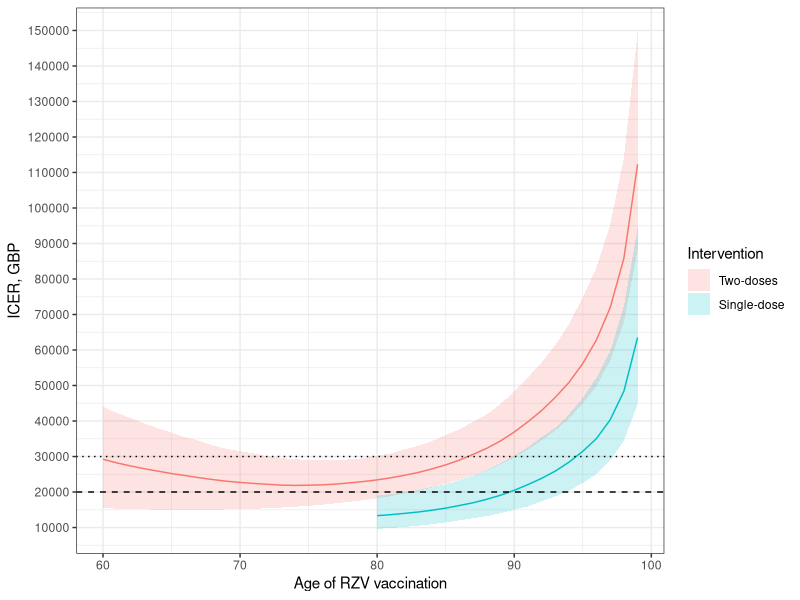
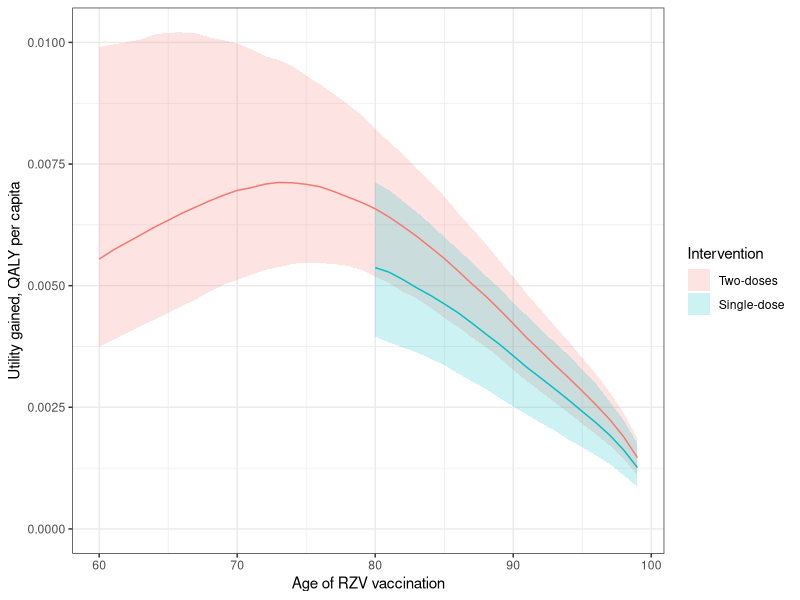
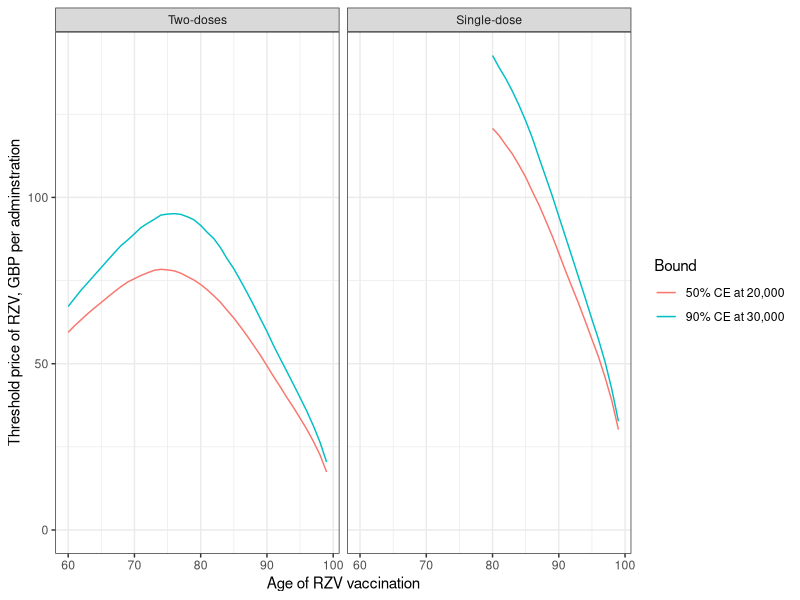
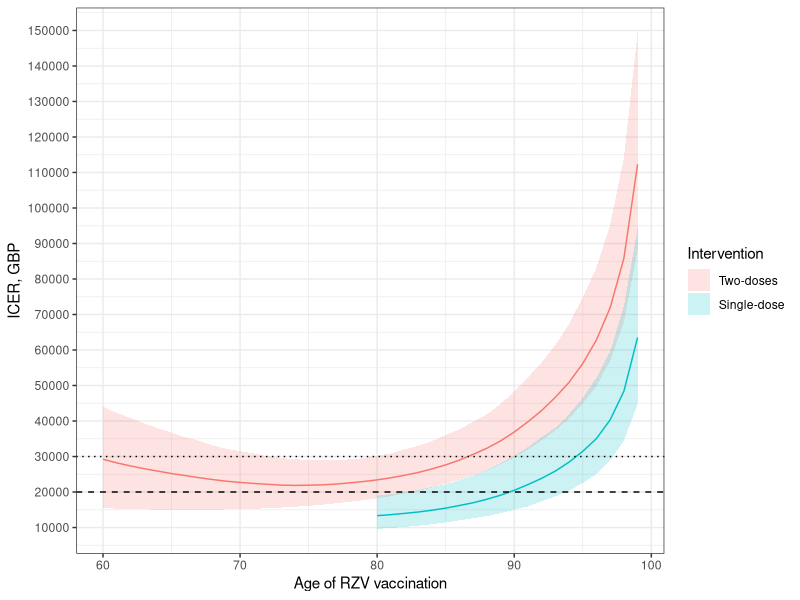
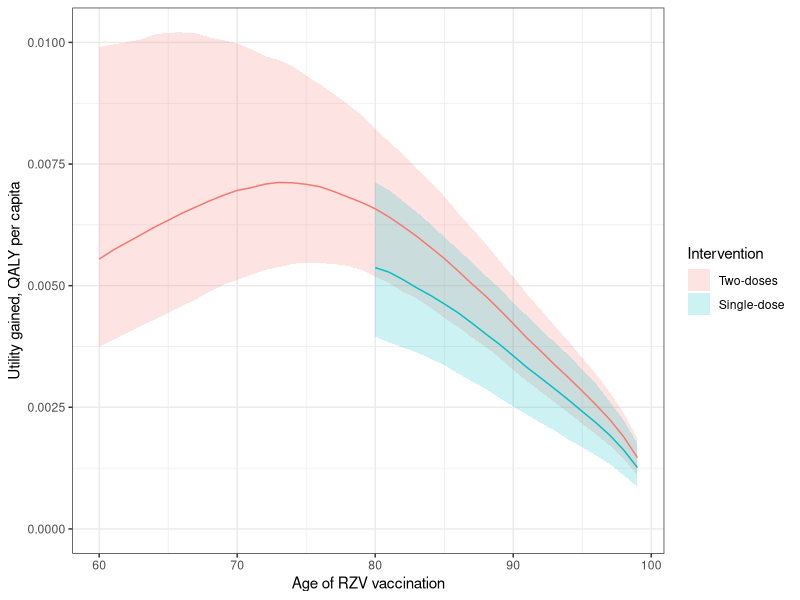
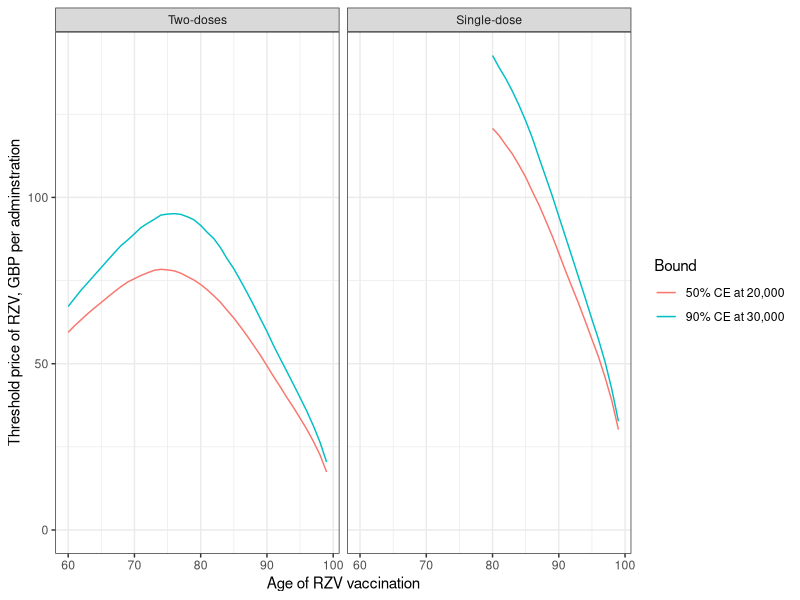
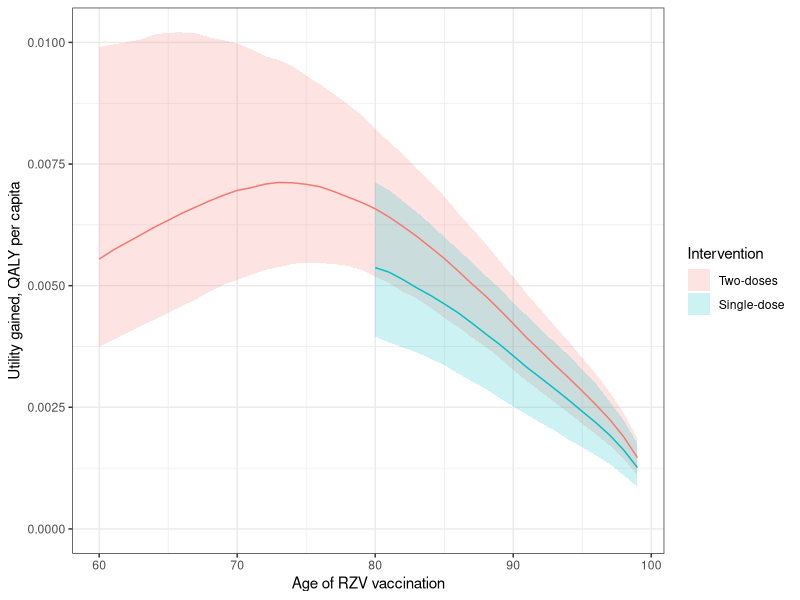
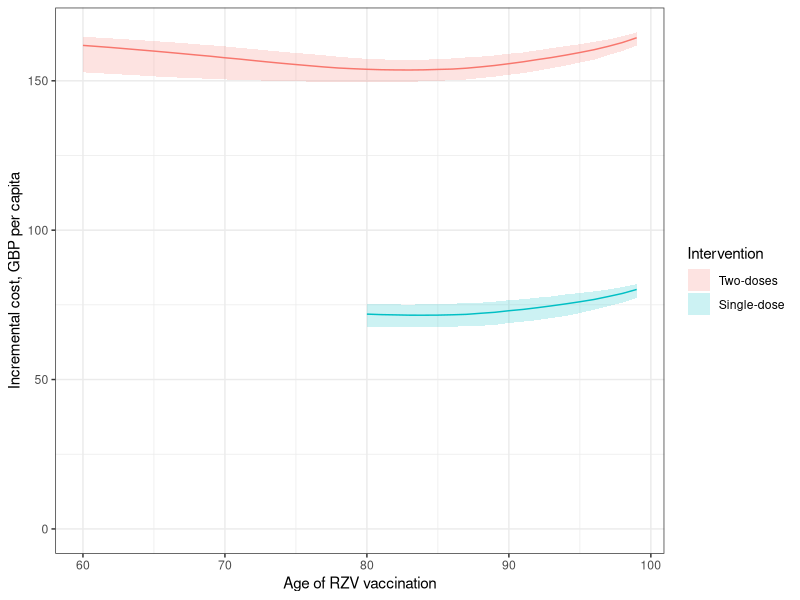

The R script that drew these images, in order: (Note: this script raises an error after producing the figures.)
library(tidyverse)

theme_set(theme_bw())



stats_ce <- read_csv(here::here("docs", "tabs", "stats_ce_rzv_realworld.csv"))

ce <- stats_ce %>% 
  select(Scenario:N0, ends_with(c("_A", "_M", "L", "U"))) %>% 
  pivot_longer(ends_with(c("_A", "_M", "L", "U")), names_to = c("Index", "name"), names_pattern = "(\\S+)_(A|M|L|U)") %>% 
  pivot_wider()

thres <- stats_ce %>% 
  select(Scenario:N0, starts_with("Thre"))



g_icer <- ce %>% 
  
  filter(Index == "ICER") %>% 
  filter(Arm == "Vac" | Age0 >= 80) %>% 
  ggplot(aes(x = Age0)) +
  geom_ribbon(aes(ymin = L, ymax = U, fill = Arm), alpha = 0.2) +
  geom_line(aes(y = M, colour = Arm)) +
  geom_hline(yintercept = 2e4, linetype = 2) +
  geom_hline(yintercept = 3e4, linetype = 3) +
  scale_y_continuous("ICER, GBP", breaks = 0:15 * 1e4) +
  scale_x_continuous("Age of RZV vaccination") +
  scale_fill_discrete("Intervention", labels = c(Vac = "Two-doses", Vac1 = "Single-dose")) +
  guides(colour = guide_none())

g_icer


g_e <- ce %>% 
  filter(Index == "dQ_All_d") %>% 
  filter(Arm == "Vac" | Age0 >= 80) %>% 
  ggplot(aes(x = Age0)) +
  geom_ribbon(aes(ymin = L, ymax = U, fill = Arm), alpha = 0.2) +
  geom_line(aes(y = M, colour = Arm)) +
  scale_y_continuous("Utility gained, QALY per capita") +
  scale_x_continuous("Age of RZV vaccination") +
  scale_fill_discrete("Intervention", labels = c(Vac = "Two-doses", Vac1 = "Single-dose")) +
  guides(colour = guide_none()) +
  expand_limits(y = 0)

g_e


g_c <- ce %>% 
  filter(Index == "dC_All_d") %>% 
  filter(Arm == "Vac" | Age0 >= 80) %>% 
  ggplot(aes(x = Age0)) +
  geom_ribbon(aes(ymin = L, ymax = U, fill = Arm), alpha = 0.2) +
  geom_line(aes(y = M, colour = Arm)) +
  scale_y_continuous("Incremental cost, GBP per capita") +
  scale_x_continuous("Age of RZV vaccination") +
  scale_fill_discrete("Intervention", labels = c(Vac = "Two-doses", Vac1 = "Single-dose")) +
  guides(colour = guide_none()) +
  expand_limits(y = 0)

g_thres <- stats_ce %>% 
  filter(Arm == "Vac" | Age0 >= 80) %>% 
  ggplot(aes(x = Age0)) +
  geom_line(aes(x = Age0, y = Thres20_50, colour = "50% CE at 20,000")) +
  geom_line(aes(x = Age0, y = Thres30_90, colour = "90% CE at 30,000")) +
  scale_y_continuous("Threshold price of RZV, GBP per adminstration") +
  scale_x_continuous("Age of RZV vaccination") +
  scale_colour_discrete("Bound") +
  facet_wrap(.~Arm, labeller = labeller(Arm = c(Vac = "Two-doses", Vac1 = "Single-dose"))) +
  expand_limits(y = 0)

g_thres



ggsave(g_e, filename = here::here("docs", "figs", "g_rzv_de.png"), width = 8, height = 5)
ggsave(g_c, filename = here::here("docs", "figs", "g_rzv_dc.png"), width = 8, height = 5)
ggsave(g_icer, filename = here::here("docs", "figs", "g_rzv_icer.png"), width = 8, height = 5)
ggsave(g_thres, filename = here::here("docs", "figs", "g_rzv_thres.png"), width = 8, height = 5)


## IC real world
stats_ce <- read_csv(here::here("docs", "tabs", "stats_ce_rzv_ic_realworld.csv"))

ce <- stats_ce %>% 
  select(Scenario:N0, ends_with(c("_A", "_M", "L", "U"))) %>% 
  pivot_longer(ends_with(c("_A", "_M", "L", "U")), names_to = c("Index", "name"), names_pattern = "(\\S+)_(A|M|L|U)") %>% 
  pivot_wider()

thres <- stats_ce %>% 
  select(Scenario:N0, starts_with("Thre"))



g_icer <- ce %>% 
  
  filter(Index == "ICER") %>% 
  filter(Arm == "Vac" | Age0 >= 80) %>% 
  ggplot(aes(x = Age0)) +
  geom_ribbon(aes(ymin = L, ymax = U, fill = Arm), alpha = 0.2) +
  geom_line(aes(y = M, colour = Arm)) +
  geom_hline(yintercept = 2e4, linetype = 2) +
  geom_hline(yintercept = 3e4, linetype = 3) +
  scale_y_continuous("ICER, GBP", breaks = 0:15 * 1e4) +
  scale_x_continuous("Age of RZV vaccination") +
  scale_fill_discrete("Intervention", labels = c(Vac = "Two-doses", Vac1 = "Single-dose")) +
  guides(colour = guide_none())

g_icer


g_e <- ce %>% 
  filter(Index == "dQ_All_d") %>% 
  filter(Arm == "Vac" | Age0 >= 80) %>% 
  ggplot(aes(x = Age0)) +
  geom_ribbon(aes(ymin = L, ymax = U, fill = Arm), alpha = 0.2) +
  geom_line(aes(y = M, colour = Arm)) +
  scale_y_continuous("Utility gained, QALY per capita") +
  scale_x_continuous("Age of RZV vaccination") +
  scale_fill_discrete("Intervention", labels = c(Vac = "Two-doses", Vac1 = "Single-dose")) +
  guides(colour = guide_none()) +
  expand_limits(y = 0)

g_e


g_c <- ce %>% 
  filter(Index == "dC_All_d") %>% 
  filter(Arm == "Vac" | Age0 >= 80) %>% 
  ggplot(aes(x = Age0)) +
  geom_ribbon(aes(ymin = L, ymax = U, fill = Arm), alpha = 0.2) +
  geom_line(aes(y = M, colour = Arm)) +
  scale_y_continuous("Incremental cost, GBP per capita") +
  scale_x_continuous("Age of RZV vaccination") +
  scale_fill_discrete("Intervention", labels = c(Vac = "Two-doses", Vac1 = "Single-dose")) +
  guides(colour = guide_none()) +
  expand_limits(y = 0)

g_thres <- stats_ce %>% 
  filter(Arm == "Vac" | Age0 >= 80) %>% 
  ggplot(aes(x = Age0)) +
  geom_line(aes(x = Age0, y = Thres20_50, colour = "50% CE at 20,000")) +
  geom_line(aes(x = Age0, y = Thres30_90, colour = "90% CE at 30,000")) +
  scale_y_continuous("Threshold price of RZV, GBP per adminstration") +
  scale_x_continuous("Age of RZV vaccination") +
  scale_colour_discrete("Bound") +
  facet_wrap(.~Arm, labeller = labeller(Arm = c(Vac = "Two-doses", Vac1 = "Single-dose"))) +
  expand_limits(y = 0)

g_thres

stats_ce %>% 
  filter(Arm == "Vac" & Age0 %in% seq(70, 100, 5)) %>% 
  select(Age0, Arm, Thres20_50) 


ggsave(g_e, filename = here::here("docs", "figs", "g_rzv_ic_de.png"), width = 8, height = 5)
ggsave(g_c, filename = here::here("docs", "figs", "g_rzv_ic_dc.png"), width = 8, height = 5)
ggsave(g_icer, filename = here::here("docs", "figs", "g_rzv_ic_icer.png"), width = 8, height = 5)
ggsave(g_thres, filename = here::here("docs", "figs", "g_rzv_ic_thres.png"), width = 8, height = 5)



stats_ce <- read_csv(here::here("docs", "tabs", "stats_ce_zvl2rzv_realworld.csv"))

labs_arm <- c(ReVac_RZV_2d = "Two-doses", ReVac_RZV_1d = "Single-dose")


ce <- stats_ce %>% 
  select(Scenario:Year0 , ends_with(c("_A", "_M", "L", "U"))) %>% 
  pivot_longer(ends_with(c("_A", "_M", "L", "U")), names_to = c("Index", "name"), names_pattern = "(\\S+)_(A|M|L|U)") %>% 
  pivot_wider()

thres <- stats_ce %>% 
  select(Scenario:Year0, starts_with("Thre"))


g_icer <- ce %>% 
  filter(Age0 %in% c(60, 65, 70, 75, 80, 85, 90)) %>% 
  filter(Index == "ICER") %>% 
  filter(Scenario != "Overall") %>% 
  filter(Arm %in% c("ReVac_RZV1", "ReVac_RZV2")) %>% 
  ggplot(aes(x = Age1)) +
  geom_ribbon(aes(ymin = L, ymax = U, fill = Arm), alpha = 0.2) +
  geom_line(aes(x = Age1, y = M, colour = Arm)) +
  geom_vline(aes(xintercept = Age0), linetype = 2) +
  geom_text(aes(x = Age0, y = 0), label = "ZVL vaccination", angle = 90, hjust = 0, vjust = 1.2) +
  geom_hline(yintercept = 2e4, linetype = 2) +
  geom_hline(yintercept = 3e4, linetype = 2) +
  scale_x_continuous("Age for RZV revaccination") +
  scale_y_continuous("ICER") +
  scale_fill_discrete("RZV \nvaccination", labels = labs_arm) +
  guides(colour = guide_none()) +
  facet_wrap(.~Age0) +
  expand_limits(y = 0)

g_icer


g_e <- ce %>% 
  filter(Age0 %in% c(60, 65, 70, 75, 80, 85, 90)) %>% 
  filter(Index == "dQ_All_d") %>% 
  filter(Scenario != "Overall") %>% 
  filter(Arm %in% c("ReVac_RZV1", "ReVac_RZV2")) %>% 
  ggplot(aes(x = Age1)) +
  geom_ribbon(aes(ymin = L, ymax = U, fill = Arm), alpha = 0.2) +
  geom_vline(aes(xintercept = Age0), linetype = 2) +
  geom_text(aes(x = Age0, y = 0), label = "ZVL vaccination", angle = 90, hjust = 0, vjust = 1.2) +
  geom_line(aes(y = M, colour = Arm)) +
  scale_y_continuous("Utility gained, QALY per capita") +
  scale_x_continuous("Age for RZV revaccination") +
  scale_fill_discrete("RZV \nvaccination", labels = labs_arm) +
  guides(colour = guide_none()) +
  facet_wrap(.~Age0) +
  expand_limits(y = 0)

g_e


g_c <- ce %>% 
  filter(Age0 %in% c(60, 65, 70, 75, 80, 85, 90)) %>% 
  filter(Index == "dC_All_d") %>% 
  filter(Scenario != "Overall") %>% 
  filter(Arm %in% c("ReVac_RZV1", "ReVac_RZV2")) %>% 
  ggplot(aes(x = Age1)) +
  geom_ribbon(aes(ymin = L, ymax = U, fill = Arm), alpha = 0.2) +
  geom_vline(aes(xintercept = Age0), linetype = 2) +
  geom_text(aes(x = Age0, y = 0), label = "ZVL vaccination", angle = 90, hjust = 0, vjust = 1.2) +
  geom_line(aes(y = M, colour = Arm)) +
  scale_y_continuous("Incremental cost, GBP per capita") +
  scale_x_continuous("Age for RZV revaccination") +
  scale_fill_discrete("RZV \nvaccination", labels = labs_arm) +
  guides(colour = guide_none()) +
  facet_wrap(.~Age0) +
  expand_limits(y = 0)

g_c




g_thres <- thres %>% 
  mutate(A0 = paste0("Age of ZVL vaccination: ", Age0)) %>% 
  filter(Age0 %in% c(60, 65, 70, 75, 80, 85, 90)) %>% 
  filter(Scenario != "Overall") %>% 
  filter(Arm %in% c("ReVac_RZV1", "ReVac_RZV2")) %>% 
  ggplot(aes(x = Age1)) +
  geom_line(aes(y = Thres20_50, colour = "50% CE at 20,000")) +
  geom_line(aes(y = Thres30_90, colour = "90% CE at 30,000")) +
  scale_y_continuous("Threshold price of RZV, GBP per adminstration") +
  scale_x_continuous("Age of RZV revaccination") +
  scale_colour_discrete("Bound") +
  facet_wrap(A0~Arm, labeller = labeller(Arm = c(ReVac_RZV2 = "Two-doses", ReVac_RZV1 = "Single-dose"))) +
  expand_limits(y = 0)


g_thres



ggsave(g_e, filename = here::here("docs", "figs", "g_zvl2rzv_de.png"), width = 10, height = 5)
ggsave(g_c, filename = here::here("docs", "figs", "g_zvl2rzv_dc.png"), width = 10, height = 5)
ggsave(g_icer, filename = here::here("docs", "figs", "g_zvl2rzv_icer.png"), width = 10, height = 5)
ggsave(g_thres, filename = here::here("docs", "figs", "g_zvl2rzv_thres.png"), width = 10, height = 5)




## Programme-based profile
profile <- read_csv(here::here("docs", "tabs", "tab_programme_cont.csv"))

profile <- profile %>% 
  mutate(
    Group = paste(Eligibility, ifelse(Agp != "[80,85)", "", Agp)),
    Group = factor(Group, rev(unique(Group)))
  )


g_pro <- profile %>% 
  mutate(N = c(Prop_Doses[1], diff(Prop_Doses))) %>% 
  select(Arm, Group, N, dC_Med_d, dQ_All_d) %>% 
  pivot_longer(c(N, dC_Med_d, dQ_All_d)) %>% 
  ggplot() +
  geom_histogram(aes(x = abs(value), y = name, fill = Group), stat = "identity", position = "fill") +
  scale_y_discrete("", labels = c(N = "Population", dC_Med_d="Medical cost", dQ_All_d="QALY")) +
  scale_x_continuous("Shares, %", labels = scales::percent) +
  # scale_fill_discrete("", labels = c(
  #   "ZVL_85 [80,85)" = "Vaccinated with ZVL, 80-85",
  #   "UV_85 [80,85)" = "Unvaccinated, 80-85",
  #   "New2023 " = "2023-2028 eligibility",
  #   "SOC " = "~2023 eligibility",
  #   "SOC " = "~2023 eligibility"
  # )) +
  guides(fill = guide_legend(reverse = TRUE)) +
  theme(legend.position = "bottom")

g_pro


ggsave(g_pro, filename = here::here("docs", "figs", "g_profile_burden.png"), width = 8, height = 4)
